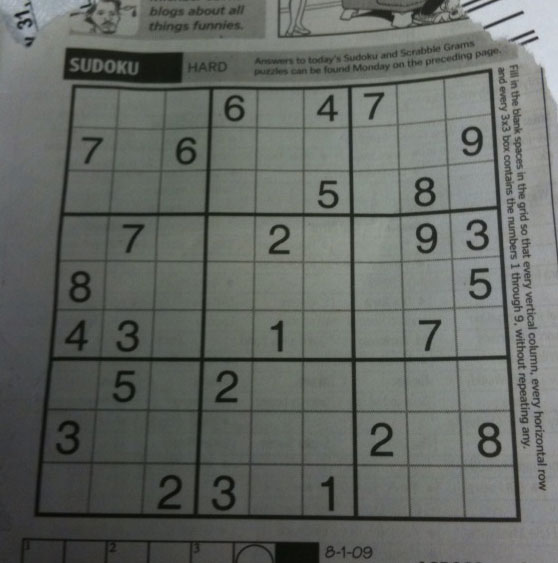
#> input picture sudoku.jpeg, 558 x 563 px
$ python -i crossword_utils.py   (imports and definitions only)
#> lines starting #> are read from the running program, lines starting #| are printed output that depends on the picture; after the words box and inside, x2 and y2 are one past the last pixel; in counts of white or black regions, pixels touching at a corner belong together
### utils.py
import cv2
import numpy as np

# most of the code is taken from here:
# https://github.com/murtazahassan/Optical-Mark-Recognition-OPENCV/blob/master/utlis.py

#### 1 - Preprocessing Image
# [32 lines left out: functions preProcess, maximizeContrast, not called in this run]

#### 2 - FINDING THE BIGGEST CONTOUR WITH OPTIONALLY 4 SIDES
def biggestContour(contours, is4Sides = True, minArea = 50):
    biggest = np.array([])
    max_area = 0
    for cnt in contours:
        area = cv2.contourArea(cnt)
        if area > minArea:
            if is4Sides:
                peri = cv2.arcLength(cnt, True)
                approx = cv2.approxPolyDP(cnt, 0.02 * peri, True)
                if area > max_area and len(approx) == 4:
                    biggest = approx
                    max_area = area
            else:
                if area > max_area:
                    biggest = cnt
                    max_area = area

    return biggest, max_area

#### 3 - Reorder points for Warp Perspective, expects only 4 points
# [47 lines left out: functions reorder, stackImages, not called in this run]

### crossword_utils.py
import cv2
import numpy as np
from utils import *
from sys import exit
import json
from PIL import ImageFont, ImageDraw, Image
import pytesseract

# https://github.com/hmallen/numpyencoder/blob/master/numpyencoder/numpyencoder.py
# https://stackoverflow.com/questions/12309269/how-do-i-write-json-data-to-a-file
class NumpyEncoder(json.JSONEncoder):
    """ Custom encoder for numpy data types """
    # [55 lines left out: functions default, show_wait_destroy, removeBorder, morphological_closing, not called in this run]

def extract_largest_contour(input, output):
    mask = np.zeros((input.shape), np.uint8)
    (cnts, _) = cv2.findContours(input, cv2.RETR_TREE, cv2.CHAIN_APPROX_SIMPLE)

    # [10 lines of commented-out code are left out]
    best_cnt, _ = biggestContour(cnts, False, 0)

    cv2.drawContours(mask, [best_cnt], 0, 255, -1) # full color (255) inverted
    cv2.drawContours(mask, [best_cnt], 0, 0, 2)    # no color (0) thickness 2

    # increase mask size so we don't cut away the lines when bitwising
    mask = cv2.dilate(mask, None, iterations=3)

    output = cv2.bitwise_and(output, mask)
    return output

# [89 lines left out: functions writeArrayToDisk, writeListToDisk, readListFromDisk, removeNoise, get_ocr_image, ocr, not called in this run]

>>> import cv2
>>> picture = cv2.imread('sudoku.jpeg', cv2.IMREAD_GRAYSCALE)
#> picture: shape (563, 558); min 7, max 218, mean 102.4
>>> result = extract_largest_contour(picture, 'out.png')
#> in extract_largest_contour, `(cnts, _) = cv2.findContours(input, cv2.RETR_TREE, cv2.CHAIN_APPROX_SI..`: cnts = [[[0, 0], [0, 562], [557, 562], [557, 0]]]
#> the loop in biggestContour, `for cnt in contours:` made 1 pass
#> (area, biggest, max_area) on pass 1: (313034, [[0, 0], [0, 562], [557, 562], [557, 0]], 313034)
#> after the loop in biggestContour, `for cnt in contours:`: max_area = 313034
#> in extract_largest_contour, `best_cnt, _ = biggestContour(cnts, False, 0)`: best_cnt = [[0, 0], [0, 562], [557, 562], [557, 0]]
#> in extract_largest_contour, `cv2.drawContours(mask, [best_cnt], 0, 255, -1)`: mask: shape (563, 558); every value is 255
#> in extract_largest_contour, `cv2.drawContours(mask, [best_cnt], 0, 0, 2)`:
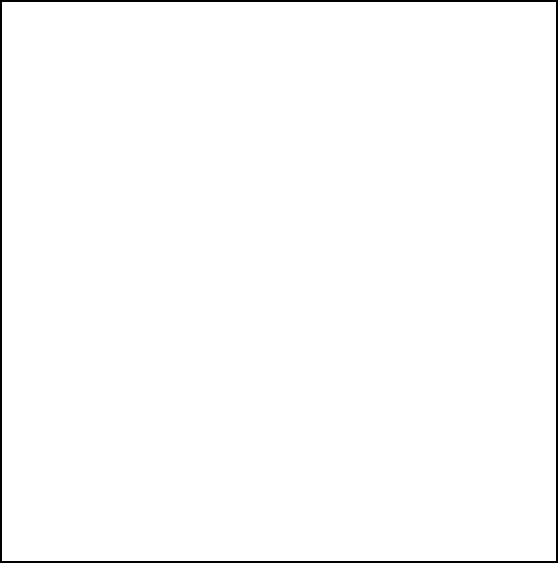
#> mask: shape (563, 558); 98.6% white; 1 black region, box (x1, y1, x2, y2) and area: (0, 0, 558, 563) 4468
#> (the run stopped early here; a loop or call above may not have finished)

$ run again, on crossword1.png
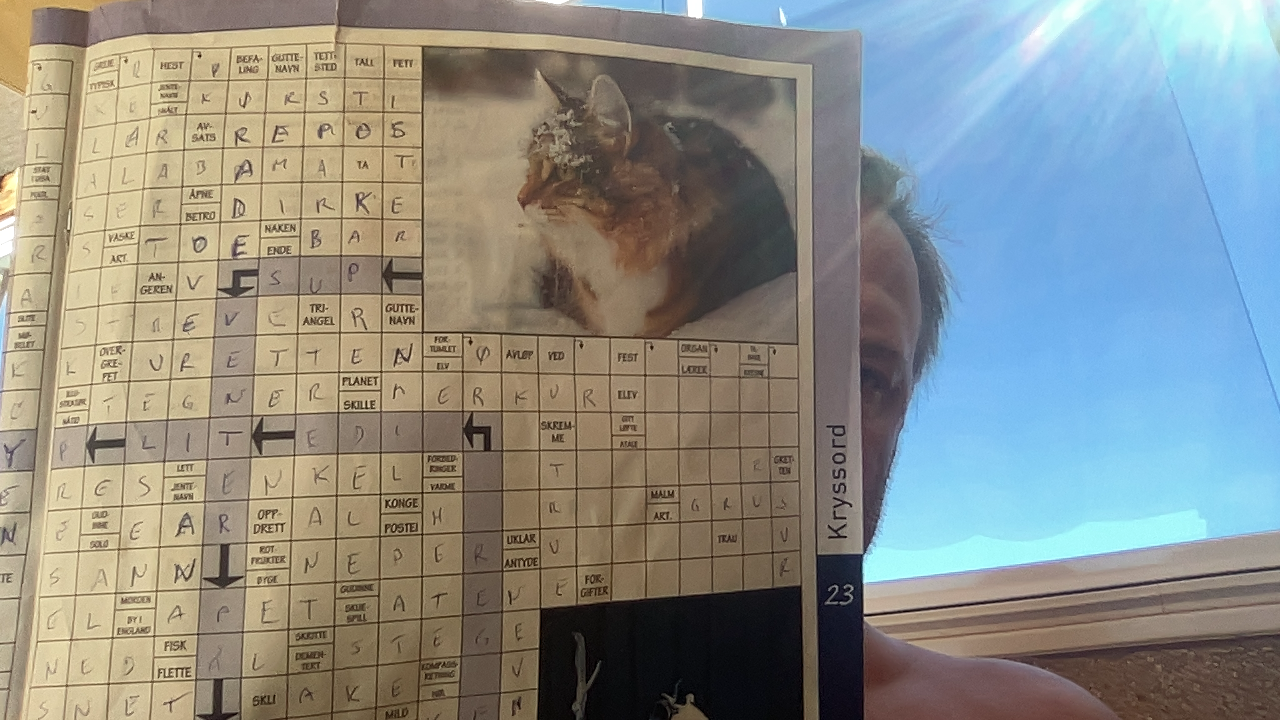
#> input picture crossword1.png, 1280 x 720 px
#> `picture = cv2.imread('sudoku.jpeg', cv2.IMREAD_GRAYSCALE)`:
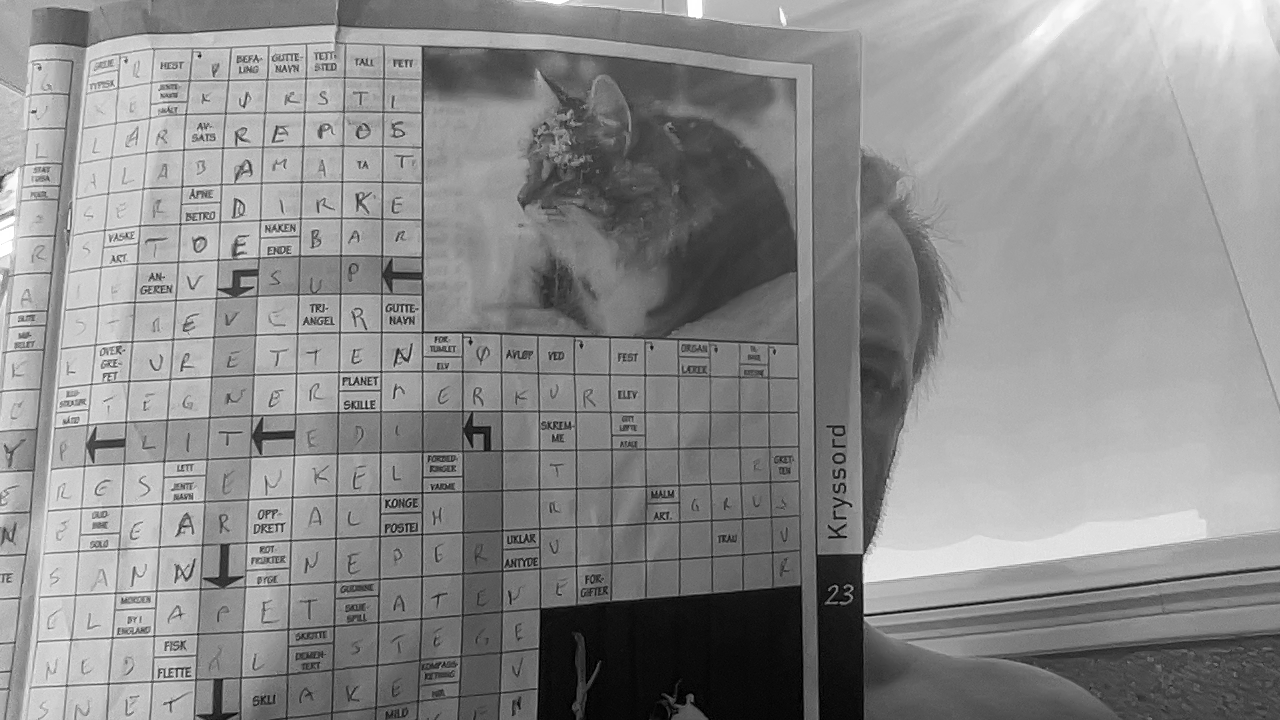
#> picture: shape (720, 1280); min 0, max 255, mean 139.5
#> cnts = 112 contours, 107 with area under 20; largest, box (x1, y1, x2, y2) and area: (0, 0, 1280, 720) 919552, (538, 676, 541, 702) 48, (801, 705, 804, 720) 26, (539, 647, 542, 661) 24, (800, 637, 803, 651) 24
#> the loop in biggestContour, `for cnt in contours:` made 112 passes
#> (area, max_area) on pass 1: (919552.5, 919552.5)
#> after the loop in biggestContour, `for cnt in contours:`: biggest = contour of 29 points, box (x1, y1, x2, y2) (0, 0, 1280, 720), area 919552; max_area = 919552.5
#> best_cnt has the same summary as biggest in biggestContour
#> in extract_largest_contour, `cv2.drawContours(mask, [best_cnt], 0, 0, 2)`:
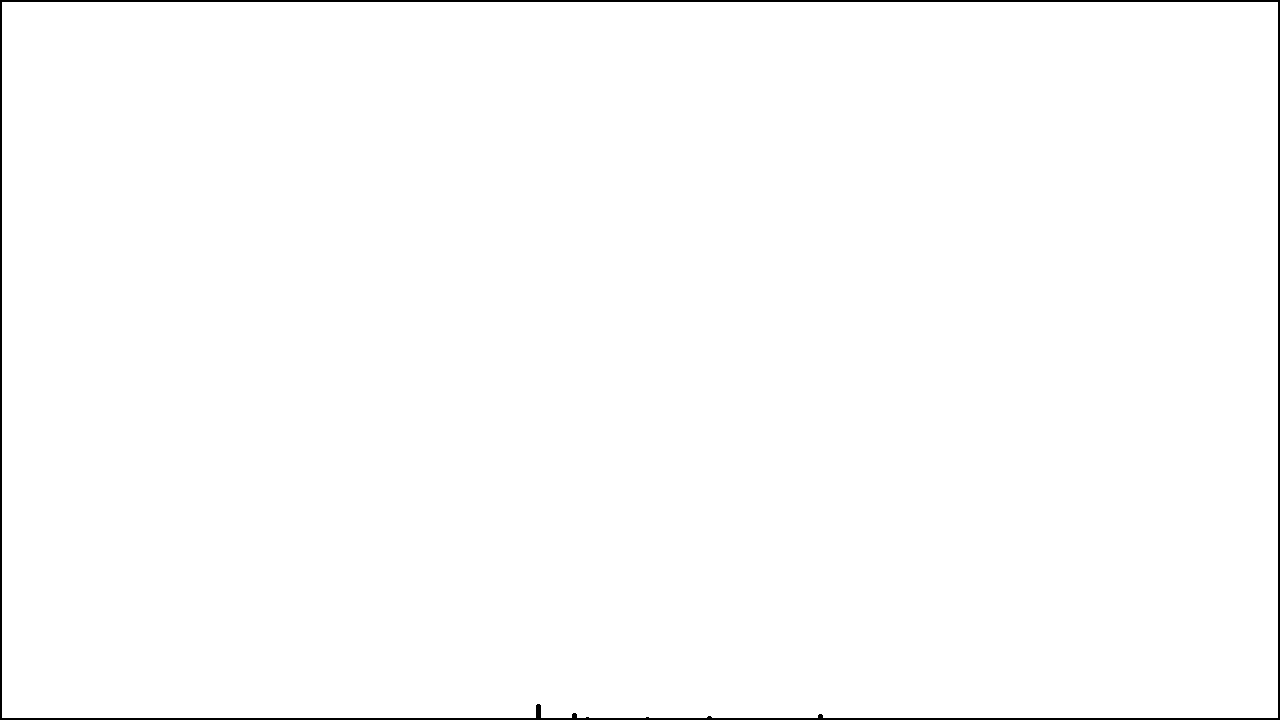
#> mask: shape (720, 1280); 99.1% white; 1 black region, box (x1, y1, x2, y2) and area: (0, 0, 1280, 720) 8107

$ run again, on crossword2.png
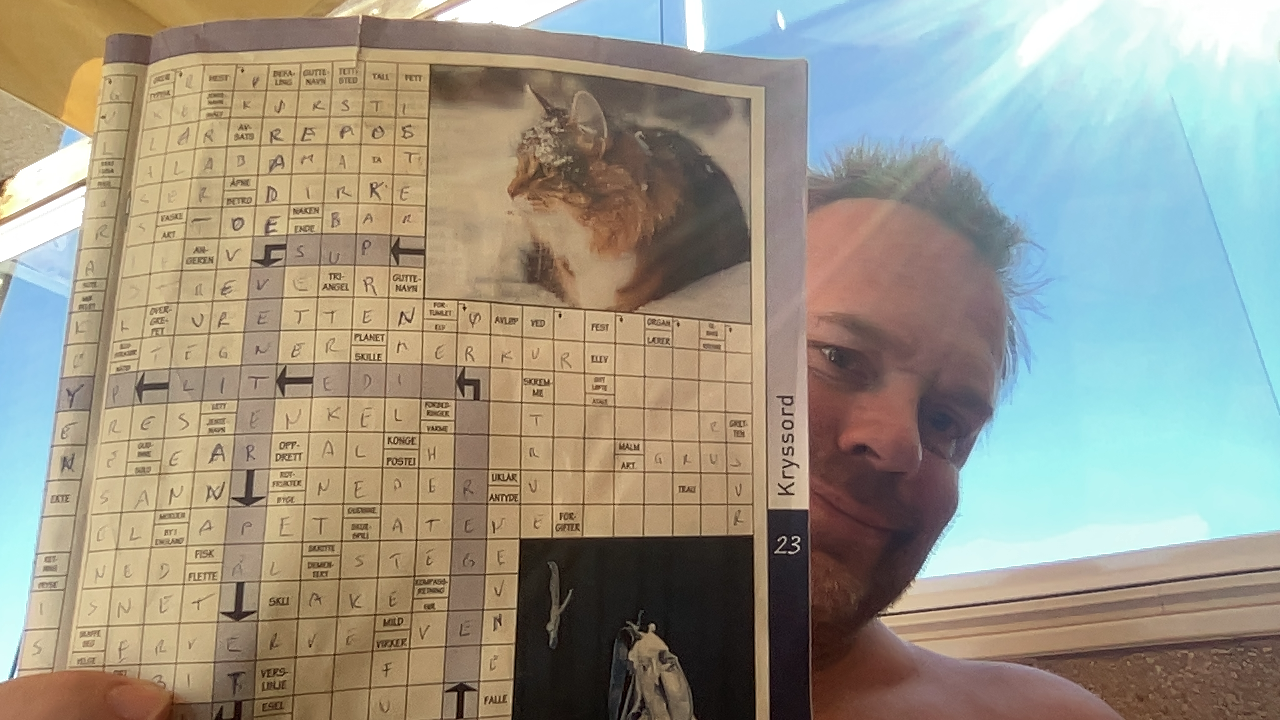
#> input picture crossword2.png, 1280 x 720 px
#> `picture = cv2.imread('sudoku.jpeg', cv2.IMREAD_GRAYSCALE)`:
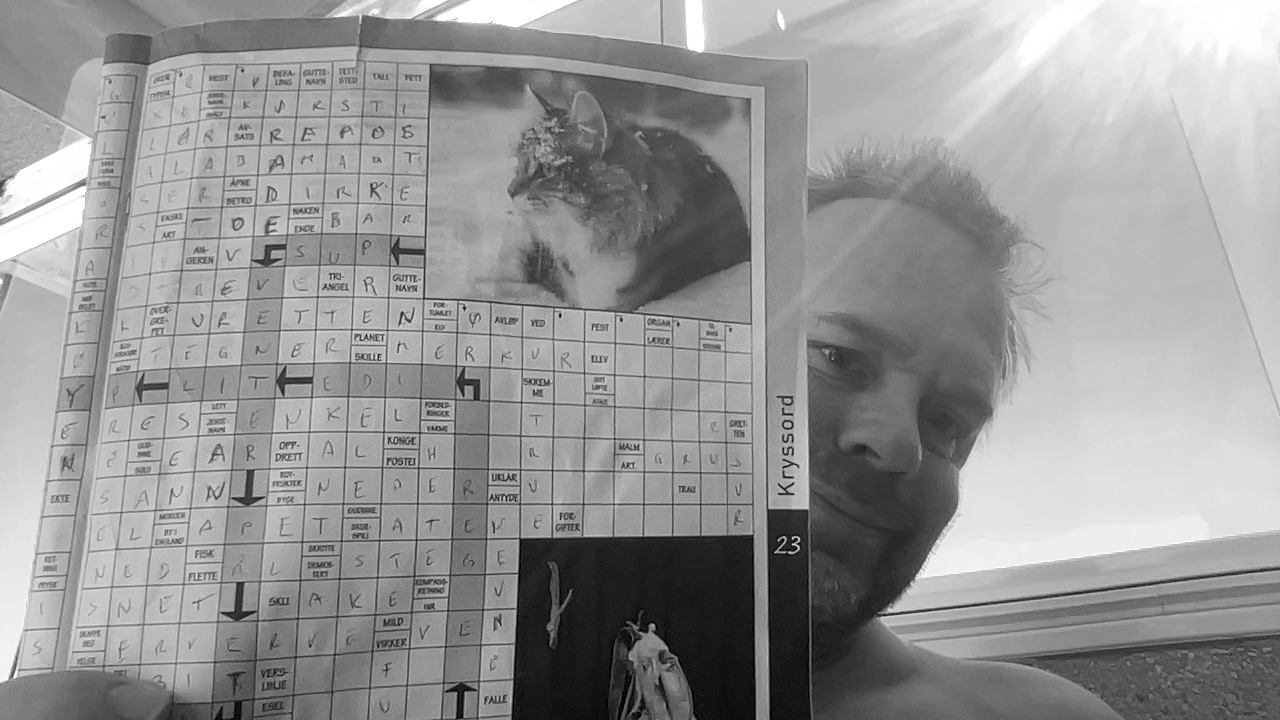
#> picture: shape (720, 1280); min 0, max 255, mean 149.7
#> cnts = 53 contours, 52 with area under 20; largest, box (x1, y1, x2, y2) and area: (0, 0, 1280, 720) 919579
#> the loop in biggestContour, `for cnt in contours:` made 53 passes
#> (area, max_area) on pass 1: (919579, 919579)
#> after the loop in biggestContour, `for cnt in contours:`: biggest = contour of 16 points, box (x1, y1, x2, y2) (0, 0, 1280, 720), area 919579; max_area = 919579
#> best_cnt has the same summary as biggest in biggestContour
#> in extract_largest_contour, `cv2.drawContours(mask, [best_cnt], 0, 0, 2)`:
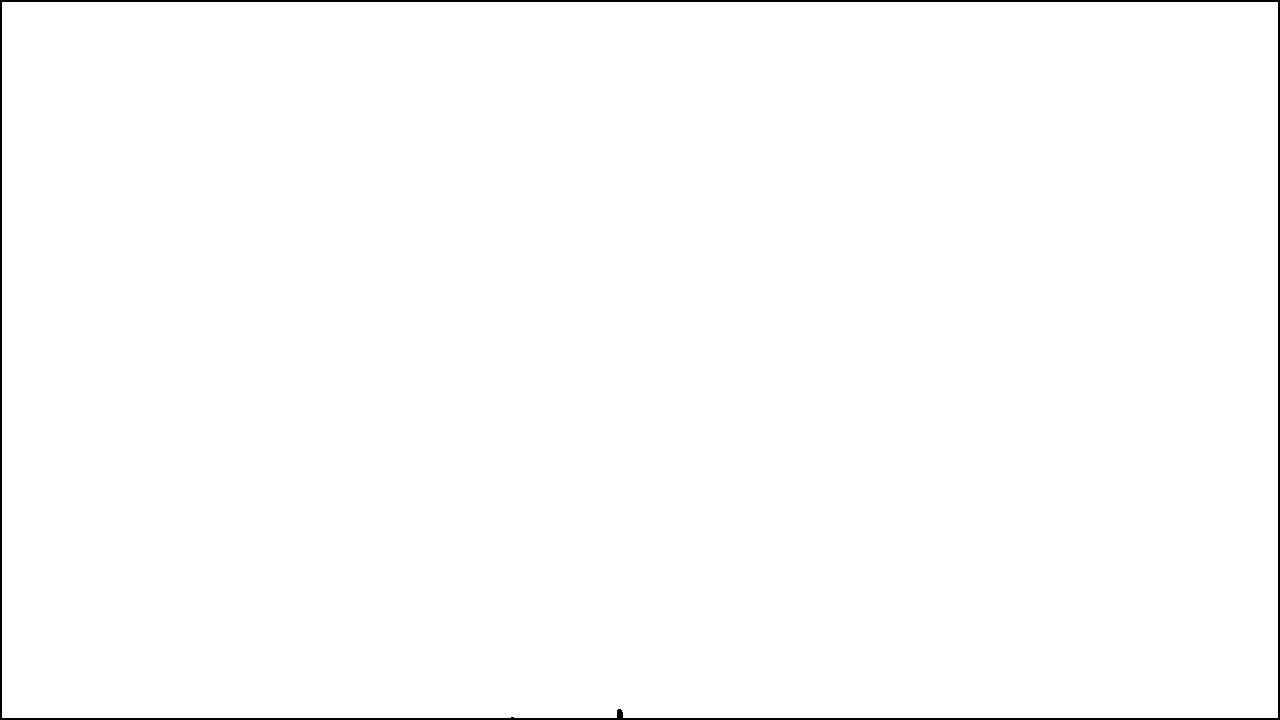
#> mask: shape (720, 1280); 99.1% white; 1 black region, box (x1, y1, x2, y2) and area: (0, 0, 1280, 720) 8036
